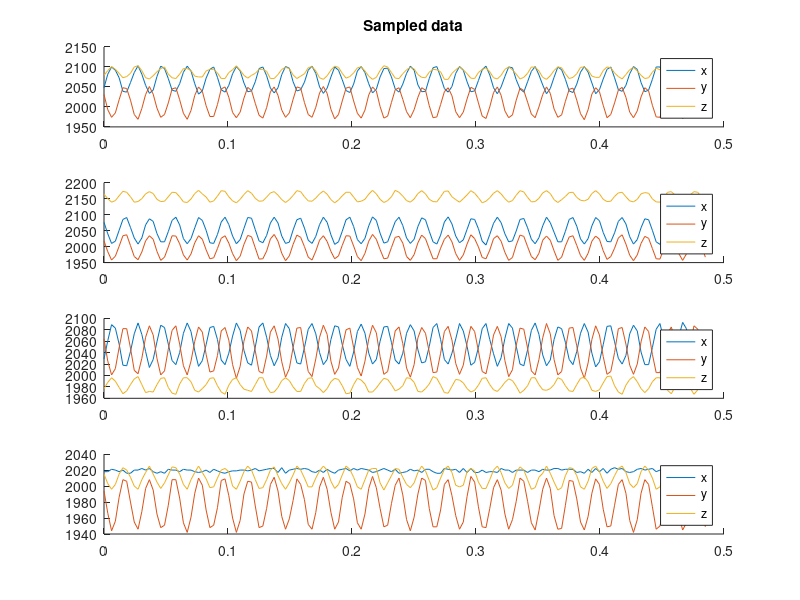
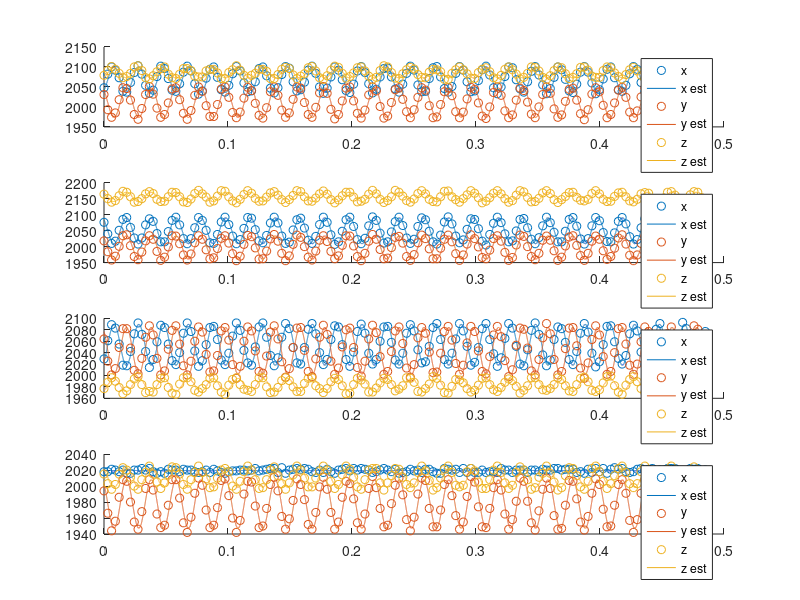
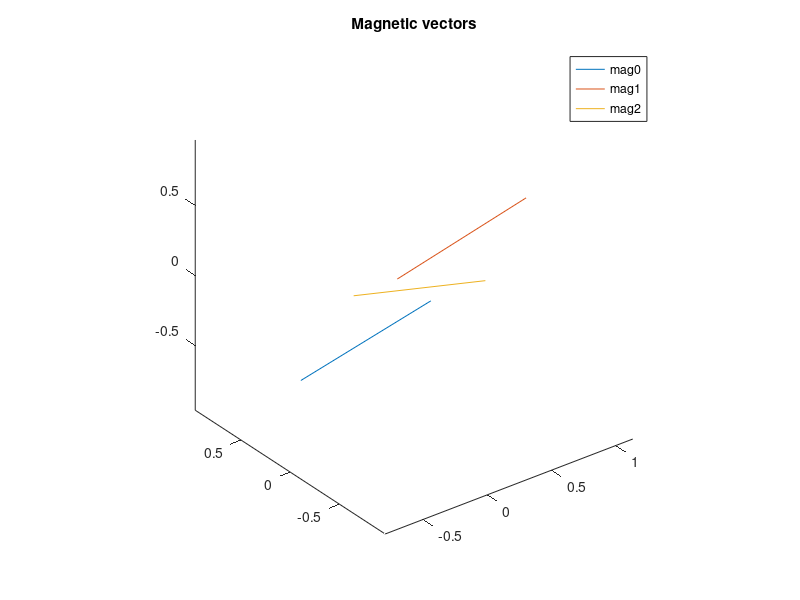
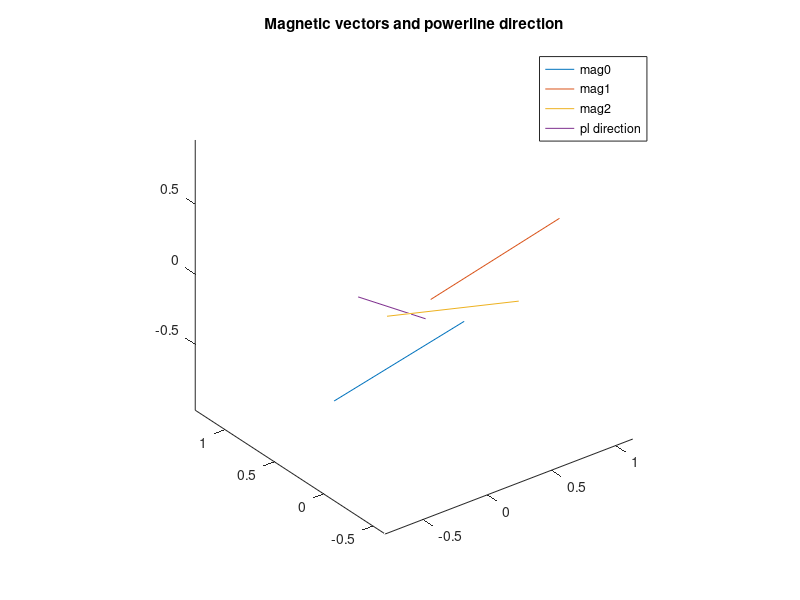

MATLAB code for these plots, in order:
%% Parameters
yaw_mag0 = -deg2rad(90+45);
yaw_mag1 = deg2rad(90+45);
yaw_mag2 = deg2rad(45);
yaw_mag3 = -deg2rad(45);

R_mag0 = [  cos(yaw_mag0) -sin(yaw_mag0) 0;
            sin(yaw_mag0) cos(yaw_mag0) 0;
            0 0 -1 ];
        
R_mag1 = [  cos(yaw_mag1) -sin(yaw_mag1) 0;
            sin(yaw_mag1) cos(yaw_mag1) 0;
            0 0 -1 ];
        
R_mag2 = [  cos(yaw_mag2) -sin(yaw_mag2) 0;
            sin(yaw_mag2) cos(yaw_mag2) 0;
            0 0 -1 ];
        
R_mag3 = [  cos(yaw_mag3) -sin(yaw_mag3) 0;
            sin(yaw_mag3) cos(yaw_mag3) 0;
            0 0 -1 ];
        
rotations = [R_mag0 R_mag1 R_mag2 R_mag3];

p_mag0 = [1;-1;0]*0.17;
p_mag1 = [1;1;0]*0.17;
p_mag2 = [-1;1;0]*0.17;
p_mag3 = [-1;-1;0]*0.17;

positions = [p_mag0 p_mag1 p_mag2 p_mag3];

%% Load data
mag_data = importdata('airport1/1.txt');
mag_data = mag_data.data;

mag0_samples = mag_data(:,13:15);
mag0_ts = mag_data(:,1:3);
mag0_times = zeros(size(mag0_ts));

mag1_samples = mag_data(:,16:18);
mag1_ts = mag_data(:,4:6);
mag1_times = zeros(size(mag1_ts));

mag2_samples = mag_data(:,19:21);
mag2_ts = mag_data(:,7:9);
mag2_times = zeros(size(mag2_ts));

mag3_samples = mag_data(:,22:24);
mag3_ts = mag_data(:,10:12);
mag3_times = zeros(size(mag3_ts));

%% Compute time
for i=1:length(mag0_times(:,1))
    if (i == 1)
        mag0_times(i,1) = 0;
    else
        mag0_times(i,1) = mag0_times(i-1,1) + mag0_ts(i,1) * 10^(-8);
    end
    
    mag0_times(i,2) = mag0_times(i,1) + mag0_ts(i,2) * 10^(-8);
    mag0_times(i,3) = mag0_times(i,1) + mag0_ts(i,3) * 10^(-8);
    
    mag1_times(i,1) = mag0_times(i,1) + mag1_ts(i,1) * 10^(-8);
    mag1_times(i,2) = mag0_times(i,1) + mag1_ts(i,2) * 10^(-8);
    mag1_times(i,3) = mag0_times(i,1) + mag1_ts(i,3) * 10^(-8);
    
    mag2_times(i,1) = mag0_times(i,1) + mag2_ts(i,1) * 10^(-8);
    mag2_times(i,2) = mag0_times(i,1) + mag2_ts(i,2) * 10^(-8);
    mag2_times(i,3) = mag0_times(i,1) + mag2_ts(i,3) * 10^(-8);
    
    mag3_times(i,1) = mag0_times(i,1) + mag3_ts(i,1) * 10^(-8);
    mag3_times(i,2) = mag0_times(i,1) + mag3_ts(i,2) * 10^(-8);
    mag3_times(i,3) = mag0_times(i,1) + mag3_ts(i,3) * 10^(-8);
end

%% Concatenate data
mag_times = zeros(length(mag0_times(:,1)), 12);
mag_samples = zeros(length(mag0_times(:,1)), 12);

mag_times(:,1:3) = mag0_times;
mag_times(:,4:6) = mag1_times;
mag_times(:,7:9) = mag2_times;
mag_times(:,10:12) = mag3_times;

mag_samples(:,1:3) = mag0_samples;
mag_samples(:,4:6) = mag1_samples;
mag_samples(:,7:9) = mag2_samples;
mag_samples(:,10:12) = mag3_samples;

%% Plot sampled data
for i=1:4
    subplot(4,1,i);
    hold on;
    
    for j=1:3
        plot(mag_times(:,(i-1)*3+j), mag_samples(:,(i-1)*3+j));
    end
    
    legend("x","y","z");
    
    if (i == 1) 
        title("Sampled data")
    end
        
    hold off;
end

%% Find min-max-diff
max_vals = -inf*ones(12,1);
min_vals = inf*ones(12,1);

for i=1:12
    for j=1:length(mag_samples(:,i))
        if (mag_samples(j,i) > max_vals(i)) 
            max_vals(i) = mag_samples(j,i);
        end
        
        if (mag_samples(j,i) < min_vals(i))
            min_vals(i) = mag_samples(j,i);
        end
    end
end

diffs = max_vals - min_vals;

%% Find phase
[max_diff, phase_ref_idx] = max(diffs);

max_time = mag_times(end, phase_ref_idx);
min_time = mag_times(1, phase_ref_idx);

max_point_offsets = [];
idx = 1;

while true
    next_time = min_time + 1/50;
    
    if (next_time > max_time)
        break;
    end
    
    one_period_idx = find(mag_times(idx:end,phase_ref_idx) < next_time);
    
    last_idx = one_period_idx(end) + idx - 1;
    
    one_period = mag_samples(idx:last_idx, phase_ref_idx);
    one_period_times = mag_times(idx:last_idx, phase_ref_idx);
    
    [max_val, max_idx] = max(one_period);
    
    max_idx = max_idx + idx - 1;
    
    max_val_time = mag_times(max_idx, phase_ref_idx);
    
    max_time_offset = max_val_time - min_time + mag_times(1, phase_ref_idx);
    
    max_point_offsets = [max_point_offsets;max_time_offset];
    
    min_time = next_time;
    idx = last_idx + 1;    
end

avg_offset = mean(max_point_offsets);

phase = (avg_offset/(1/50)) * 2*pi;

%% Sine LLS
n_samples = length(mag_samples(:,1));

A_sine = zeros(n_samples*12, 12+12);
b_sine = zeros(n_samples*12, 1);

for i=1:12
    offset_idx = i;
        
    for j=1:n_samples
        idx = (i-1)*n_samples+j;
        A_sine(idx, offset_idx) = 1;
        
        A_sine(idx,12+i) = sin(2*pi*50*mag_times(j,i)+phase);
        
        b_sine(idx) = mag_samples(j,i);
    end
end

x_sine = (A_sine'*A_sine)\A_sine'*b_sine;

est_offsets = x_sine(1:12);
est_amplitudes = x_sine(13:24);

%% Plot reconstructed sines data
figure;

title("Reconstructed sines");

for i=1:4
    subplot(4,1,i);
    hold on;
    
    for j=1:3
        plot_times = [mag_times(1,(i-1)*3+j):0.00001:mag_times(end,(i-1)*3+j)];
        scatter(mag_times(:,(i-1)*3+j), mag_samples(:,(i-1)*3+j));
        plot(plot_times, est_offsets((i-1)*3+j)+est_amplitudes((i-1)*3+j).*sin(2*pi*50.*plot_times+phase));
    end
    
    legend("x","x est", "y","y est","z","z est");
    
    hold off;
end

%% Rotate and normalize vectors
mag_vecs = zeros(3,4);
norm_mag_vecs = zeros(3,4);

for i=1:4
    vec = est_amplitudes((i-1)*3+1:i*3);
    vec = rotations(:,(i-1)*3+1:i*3) * vec;
    mag_vecs(:,i) = vec;
    norm_mag_vecs(:,i) = vec ./ norm(vec);
end

%% Plot mag vectors
figure;
% for i=1:4
for i=1:3
%     plot3([positions(1,i)*5 positions(1,i)*5+norm_mag_vecs(1,i)], ...
%         [positions(2,i)*5 positions(2,i)*5+norm_mag_vecs(2,i)], ...
%         [positions(3,i)*5 positions(3,i)*5+norm_mag_vecs(3,i)]);
    plot3([positions(1,i) positions(1,i)+norm_mag_vecs(1,i)], ...
        [positions(2,i) positions(2,i)+norm_mag_vecs(2,i)], ...
        [positions(3,i) positions(3,i)+norm_mag_vecs(3,i)]);
    hold on;
end

hold off;
legend("mag0", "mag1", "mag2", "mag3");
title("Magnetic vectors");
axis equal;

%% Compute pl direction
cross_vecs = [];

% for i=1:3
for i=1:2
%     for j=i+1:4
    for j=i+1:3
        if (dot(norm_mag_vecs(:,i), norm_mag_vecs(:,j)) > 0.95)
            continue;
        end
        
        cross_vec = cross(norm_mag_vecs(:,i), norm_mag_vecs(:,j));
        cross_vec = cross_vec ./ norm(cross_vec);
        
        if (~isempty(cross_vecs))
            if (dot(cross_vecs(:,1), cross_vec) < 0)
                cross_vec = -cross_vec;
            end 
        end
        
        cross_vecs = [cross_vecs cross_vec];
    end
end

pl_dir = mean(cross_vecs,2);

%% Plot pl direction
figure;
% for i=1:4
for i=1:3
%     plot3([positions(1,i)*5 positions(1,i)*5+norm_mag_vecs(1,i)], ...
%         [positions(2,i)*5 positions(2,i)*5+norm_mag_vecs(2,i)], ...
%         [positions(3,i)*5 positions(3,i)*5+norm_mag_vecs(3,i)]);
    plot3([positions(1,i) positions(1,i)+norm_mag_vecs(1,i)], ...
        [positions(2,i) positions(2,i)+norm_mag_vecs(2,i)], ...
        [positions(3,i) positions(3,i)+norm_mag_vecs(3,i)]);
    hold on;
end


plot3([0 pl_dir(1)], [0 pl_dir(2)], [0 pl_dir(3)]);

axis equal;

hold off;
% legend("mag0", "mag1", "mag2", "mag3", "pl direction");
legend("mag0", "mag1", "mag2", "pl direction");
title("Magnetic vectors and powerline direction");

%% Compute projected magnetometer positions
proj_mag_positions = zeros(3,4);

for i=1:4
    alpha = - dot(pl_dir, positions(:,i)) / dot(pl_dir, pl_dir);
    proj_mag_pos = positions(:,i) + alpha * pl_dir;
    proj_mag_positions(:,i) = proj_mag_pos;
end

%% Powerline position LLS
% A_pos = zeros(5, 3);
A_pos = zeros(4, 3);
% b_pos = zeros(5);
b_pos = zeros(4, 1);

A_pos(1,:) = pl_dir';

% for i=1:4
for i=1:3
    A_pos(i+1,:) = norm_mag_vecs(:,i)';
    b_pos(i+1) = dot(norm_mag_vecs(:,i), proj_mag_positions(:,i));
end

x_pos = (A_pos'*A_pos)\A_pos'*b_pos;






























